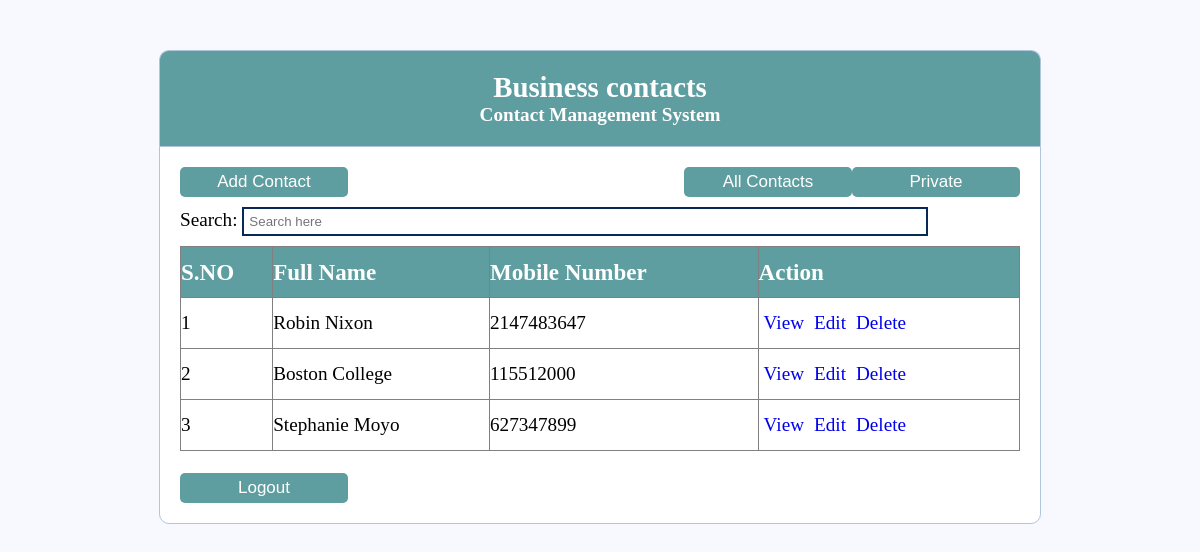
Screenshot of /businesscontacts.php with the database file from the repository.
### tables this page shows
CREATE TABLE `contacts` (
  `id` int(11) NOT NULL,
  `fullname` varchar(100) NOT NULL,
  `profession` varchar(85) NOT NULL,
  `email` varchar(85) NOT NULL,
  `phoneNo` int(13) NOT NULL,
  `city` varchar(85) NOT NULL,
  `address` varchar(150) NOT NULL,
  `category` varchar(8) NOT NULL
);

### businesscontacts.php (the view, shortened to what this page needs)
<!DOCTYPE html>
<html>
    <head>
        <link rel="stylesheet" type="text/css" href="style.css">
    </head>
    <body>
        <div class="header"> <h2>Business contacts</h2> <h4>Contact Management System</h4> </div>
          <form>
    <table id="myTable" border="1" class="center">
    <button><a href="create.php" name title="Add contacts" data-toggle="tooltip" id="btn-add" class="btn btn-add">Add Contact</a></button>
    <button style="float: right;"><a href="privatecontacts.php" name title="Private Contacts" data-toggle="tooltip" id="btn-add" class="btn btn-add">Private</a></button>
    <button style="float: right;"><a href="allcontacts.php" name title="All Contacts" data-toggle="tooltip" id="btn-add" class="btn btn-add">All Contacts</a></button><br>
    <label >Search:    </label><input id="myInput" class="search" name="search" style="float: center;" type="text" placeholder="Search here"><br>
<?php
require_once 'functions.php';
    $sql = "SELECT * FROM contacts WHERE category='Business'";
    if($result = mysqli_query($connection, $sql)){
        if(mysqli_num_rows($result) > 0){
            echo "<thead>";
              echo  "<tr>";
                   echo "<th>S.NO</th>";
                   echo "<th>Full Name</th>";
                   echo "<th>Mobile Number</th>";
                   echo "<th>Action</th>";
                echo"</tr>";
           echo "</thead>";
                $counter = 1;
                while($row = mysqli_fetch_array($result)){
                    echo "<tr>";
                    echo "<td>" . $counter . "</td>";
                    echo "<td>" . htmlspecialchars($row['1']) . "</td>";
                    echo "<td>" . htmlspecialchars($row['4']) . "</td>";
                    echo "<td>";
                        echo "<a data-role='button' data-inline='true' style='text-decoration: none' title='View Patient' href='read.php?id=". $row['0'] ."'>View</a>";
                        echo "<a data-role='button' data-inline='true' style='text-decoration: none' title='Update Patient' href='update.php?id=". $row['0'] ."'>Edit</a>";
                        echo "<a data-role='button' data-inline='true' style='text-decoration: none' title='Delete Patient' href='delete.php?id=". $row['0'] ."'>Delete</a>";
                    echo "</td>";
                    echo "</tr>";
                    $counter++;
                }
            echo "</table><br>";
        } else{
            echo '<div class="next">';
            echo "<p class='lead'><em>No records were found.</em></p>";
            echo '</div>';
        }
    } else{
        echo "ERROR: Could not able to execute $sql. " . mysqli_error($connection);
    }
?>
        <button><a href="logout.php" id="logout" title="Log Out" class="btn btn-add">Logout</a></button>
</form>
    </body>
</html>

### style.css (style rules this page uses)
* { margin: 0px; padding: 0px; }
body { font-size: 120%; background: #F8F8FF; }
.header { width: 70%; margin: 50px auto 0px; color: white; background: #5F9EA0; text-align: center; border: 1px solid #B0C4DE; border-bottom: none; border-radius: 10px 10px 0px 0px; padding: 20px; }
form { width: 70%; margin: 0px auto; padding: 20px; border: 1px solid #B0C4DE; background: white; border-radius: 0px 0px 10px 10px; }
.btn { margin: 5px; height: 40px; width: 94%; padding: 5px 10px; font-size: 17px; color: white; background: #5F9EA0; border: none; border-radius: 5px; }
button { height: 30px; width: 20%; padding: 1px 10px; font-size: 15px; color: white; background: #5F9EA0; border: none; border-radius: 5px; }
table { align-items: center; border-collapse: collapse; width: 100%; margin: 0px auto; padding: 0px; }
th { color:rgb(255, 255, 255); background: #5F9EA0; width:0px auto; height: 50px; text-align:left; font-size: larger; }
td { height: 50px; text-align:left; }
a { margin: 0px auto; padding: 5px; text-decoration: none; }
.search { width: 80%; margin: 10px auto; padding: 5px; border: 2px solid #082955; position: sticky; }

### rows the page displays
contacts: fullname "Robin Nixon", phoneNo "2147483647"
contacts: fullname "Boston College", phoneNo "115512000"
contacts: fullname "Stephanie Moyo", phoneNo "627347899"
